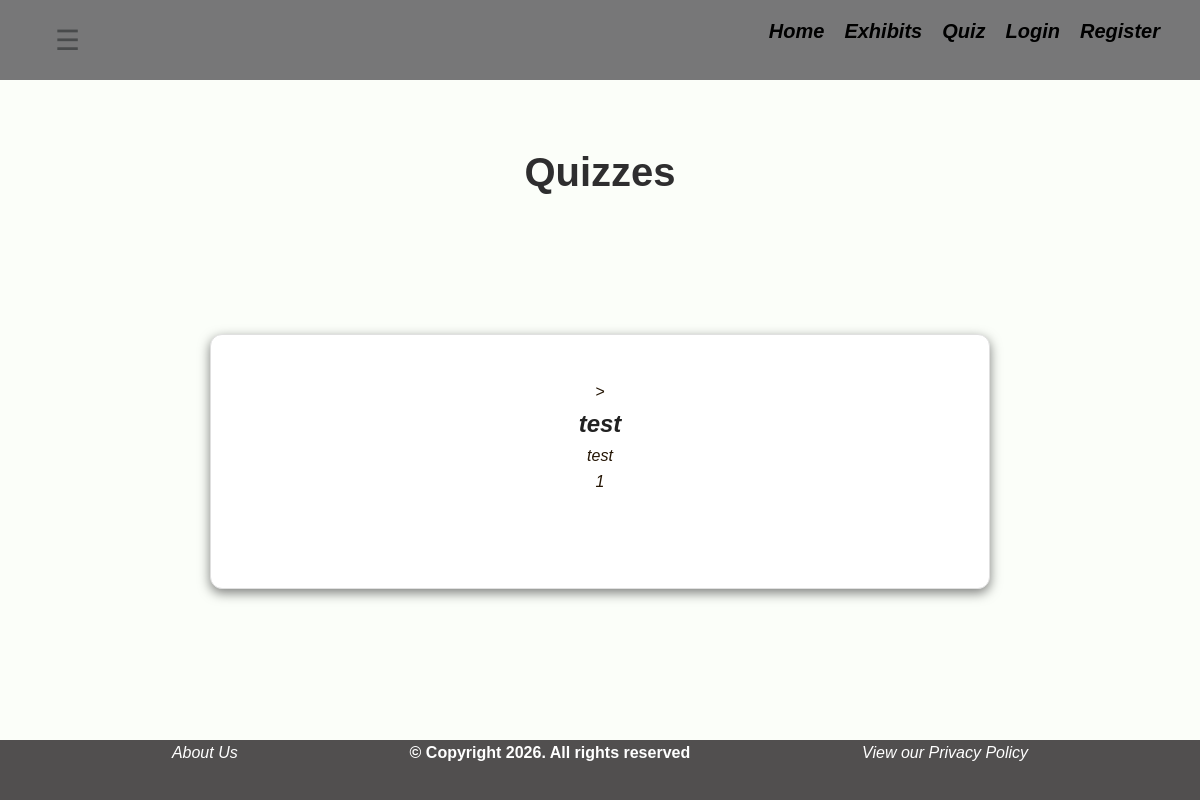
The app's page /quiz/ with its own data.
### quizApp/models.py (models this page shows, shortened)
class Quiz(models.Model):
    name = models.CharField(max_length=120)
    topic = models.CharField(max_length=120)
    num_questions = models.IntegerField()
    passing_score = models.IntegerField()
    exhibit = models.ForeignKey(Exhibit, on_delete=models.CASCADE)

### museumApp/views_frontend.py (the view)
def quiz(request):
        quiz = Quiz.objects.all()
        return render(request, "pages/quiz.html", {"quiz": quiz})

### museumApp/templates/pages/quiz.html
{% extends "base.html" %}
{%block content %}
    <h1>Quizzes</h1>
    <section>
        {% if quiz %}
            <ul class="exhibits-grid">
                {% for quiz in quiz %}
                    <li class="exhibit-card">
                        <a href="{% url 'single_quiz' quiz.id %}">>
                        <h2>{{quiz.name}}</h2>
                        <p>{{quiz.topic}}</p>
                        <p>{{quiz.num_questions}} </p>
                        </a>
                    </li>
                {% endfor %}
            </ul>
        {% else %}
            <p>No quizzes found.</p>
        {% endif %}
    </section>
    {% endblock %}

### museumApp/static/styles.css (style rules this page uses)
* { padding: 0; margin: 0; box-sizing: border-box; font-family: 'Poppins', sans-serif; }
body { margin-top: 60px; background-color: #FBFEF9; color: #251605; line-height: 1.6; padding: 80px; }
p { font-size: 16px; color: #251605; text-align: center; }
section { padding: 40px; text-align: center; margin: 40px; }
div a { margin-top: 30 px; text-align: center; text-decoration: none; display: block; color: #ffffff; font-style: italic; margin-bottom: 50px ; }
h1 { font-size: clamp(20px, 5vw, 40px); color: #2e2e2f; font-style: bold; text-align: center; }
.exhibits-grid { display: grid; grid-template-columns: repeat(auto-fit, minmax(250px, 1fr)); padding: 50px; gap: 2rem; list-style: none; margin: 0 auto; max-width: 1400px; }
.exhibit-card { background: white; border-radius: 12px; padding: 20px; border: 1px solid #e0e0e0; transition: all 0.25s ease; flex-direction: column; box-shadow: 0 4px 12px rgba(0, 0, 0, 0.5); }
.exhibit-card a { display: block; padding: 1.5rem; text-decoration: none; color: inherit; height: 100%; display: flex; flex-direction: column; }
.exhibit-card a h2 { margin: 0; text-decoration: none; font-size: 1.5rem; color: #222; text-align: center; }
h2 { font-size: 20px; color: #2f5aa8; margin-bottom: 20px; text-align: left; }

### records on screen
Quiz: name "test", topic "test", num_questions "1"
